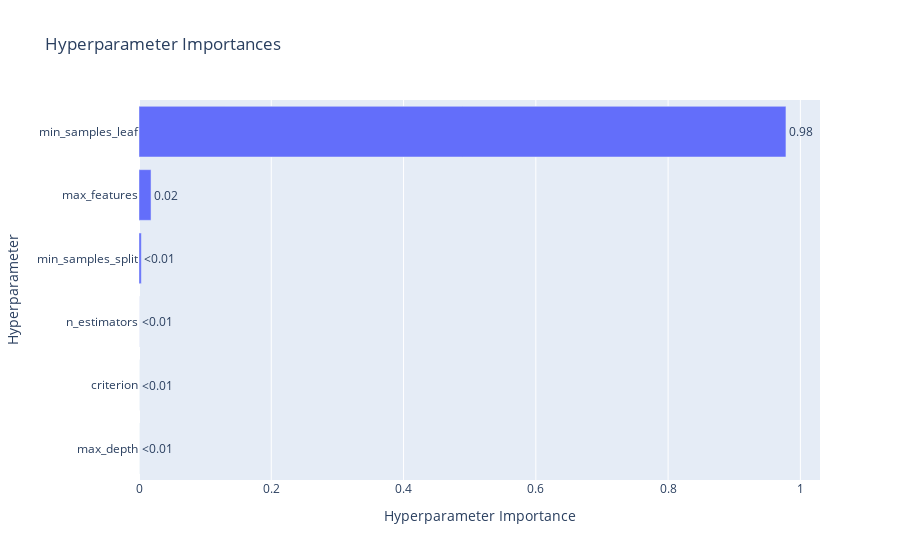

This figure's notebook cell:
### Code cell
optuna.visualization.plot_param_importances(study)

### Figure 1 — Plotly figure (JSON) as saved in the notebook; plotly's stock layout.template omitted (floating-point values rounded to 4 significant figures)
{"data": [{"cliponaxis": false, "hovertemplate": ["max_depth (IntDistribution): 4.39138604426548e-06<extra></extra>", "criterion (CategoricalDistribution): 1.3641122955120618e-05<extra></extra>", "n_estimators (IntDistribution): 8.13490592371529e-05<extra></extra>", "min_samples_split (IntDistribution): 0.0035148958599313103<extra></extra>", "max_features (CategoricalDistribution): 0.018204723070764216<extra></extra>", "min_samples_leaf (IntDistribution): 0.9781809995010677<extra></extra>"], "name": "Objective Value", "orientation": "h", "text": ["<0.01", "<0.01", "<0.01", "<0.01", "0.02", "0.98"], "textposition": "outside", "type": "bar", "x": [4.391e-06, 1.364e-05, 8.135e-05, 0.003515, 0.0182, 0.9782], "y": ["max_depth", "criterion", "n_estimators", "min_samples_split", "max_features", "min_samples_leaf"]}], "layout": {"title": {"text": "Hyperparameter Importances"}, "xaxis": {"title": {"text": "Hyperparameter Importance"}}, "yaxis": {"title": {"text": "Hyperparameter"}}}}
